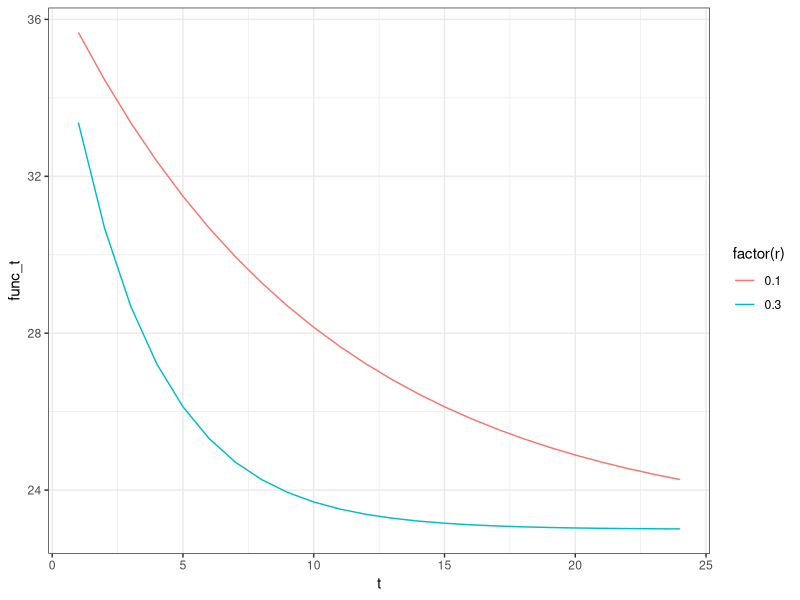

This chart was generated by the following R code:
## ---- chunk 1

library(ggplot2)
library(dplyr)
# Graficfo de tiempo

t_amb <- 23
t_i <- 37
t <- seq(1, 24, by = 1)
r <- c(0.1, 0.3)

funcion_t <- function(t_amb, t_i, t, r) {
  t_amb + (t_i- t_amb) * exp(-r*t)
}
funcion_t_vector <- Vectorize(funcion_t)

df_T <- data.frame(
  t_amb = t_amb,
  t_i = t_i,
  t = rep(seq(t), times = length(r)),
  r = rep(r, each = length(t))
)


df_T <- df_T %>% 
  mutate(func_t = funcion_t_vector(df_T$t_amb, df_T$t_i, df_T$t, df_T$r))

ggplot(df_T) +
  geom_line(aes(x = t, y = func_t, color = factor(r))) +
  theme_bw() 

